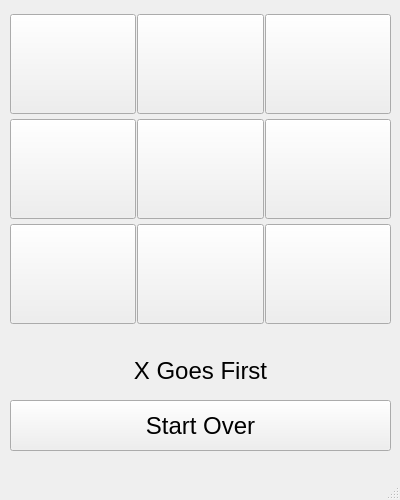
<?xml version="1.0" encoding="UTF-8"?>
<ui version="4.0">
 <class>MainWindow</class>
 <widget class="QMainWindow" name="MainWindow">
  <property name="geometry">
   <rect>
    <x>0</x>
    <y>0</y>
    <width>400</width>
    <height>500</height>
   </rect>
  </property>
  <property name="windowTitle">
   <string>MainWindow</string>
  </property>
  <widget class="QWidget" name="centralwidget">
   <widget class="QWidget" name="gridLayoutWidget">
    <property name="geometry">
     <rect>
      <x>10</x>
      <y>10</y>
      <width>381</width>
      <height>321</height>
     </rect>
    </property>
    <layout class="QGridLayout" name="gridLayout">
     <property name="spacing">
      <number>1</number>
     </property>
     <item row="0" column="0">
      <widget class="QPushButton" name="pushButton_1">
       <property name="sizePolicy">
        <sizepolicy hsizetype="Minimum" vsizetype="Fixed">
         <horstretch>100</horstretch>
         <verstretch>100</verstretch>
        </sizepolicy>
       </property>
       <property name="minimumSize">
        <size>
         <width>100</width>
         <height>100</height>
        </size>
       </property>
       <property name="font">
        <font>
         <pointsize>50</pointsize>
        </font>
       </property>
       <property name="text">
        <string/>
       </property>
      </widget>
     </item>
     <item row="2" column="0">
      <widget class="QPushButton" name="pushButton_3">
       <property name="sizePolicy">
        <sizepolicy hsizetype="Minimum" vsizetype="Fixed">
         <horstretch>100</horstretch>
         <verstretch>100</verstretch>
        </sizepolicy>
       </property>
       <property name="minimumSize">
        <size>
         <width>100</width>
         <height>100</height>
        </size>
       </property>
       <property name="font">
        <font>
         <pointsize>50</pointsize>
        </font>
       </property>
       <property name="text">
        <string/>
       </property>
      </widget>
     </item>
     <item row="0" column="1">
      <widget class="QPushButton" name="pushButton_4">
       <property name="sizePolicy">
        <sizepolicy hsizetype="Minimum" vsizetype="Fixed">
         <horstretch>100</horstretch>
         <verstretch>100</verstretch>
        </sizepolicy>
       </property>
       <property name="minimumSize">
        <size>
         <width>100</width>
         <height>100</height>
        </size>
       </property>
       <property name="font">
        <font>
         <pointsize>50</pointsize>
        </font>
       </property>
       <property name="text">
        <string/>
       </property>
      </widget>
     </item>
     <item row="1" column="1">
      <widget class="QPushButton" name="pushButton_5">
       <property name="sizePolicy">
        <sizepolicy hsizetype="Minimum" vsizetype="Fixed">
         <horstretch>100</horstretch>
         <verstretch>100</verstretch>
        </sizepolicy>
       </property>
       <property name="minimumSize">
        <size>
         <width>100</width>
         <height>100</height>
        </size>
       </property>
       <property name="font">
        <font>
         <pointsize>50</pointsize>
        </font>
       </property>
       <property name="text">
        <string/>
       </property>
      </widget>
     </item>
     <item row="1" column="0">
      <widget class="QPushButton" name="pushButton_2">
       <property name="sizePolicy">
        <sizepolicy hsizetype="Minimum" vsizetype="Fixed">
         <horstretch>100</horstretch>
         <verstretch>100</verstretch>
        </sizepolicy>
       </property>
       <property name="minimumSize">
        <size>
         <width>100</width>
         <height>100</height>
        </size>
       </property>
       <property name="font">
        <font>
         <pointsize>50</pointsize>
        </font>
       </property>
       <property name="text">
        <string/>
       </property>
      </widget>
     </item>
     <item row="2" column="1">
      <widget class="QPushButton" name="pushButton_6">
       <property name="sizePolicy">
        <sizepolicy hsizetype="Minimum" vsizetype="Fixed">
         <horstretch>100</horstretch>
         <verstretch>100</verstretch>
        </sizepolicy>
       </property>
       <property name="minimumSize">
        <size>
         <width>100</width>
         <height>100</height>
        </size>
       </property>
       <property name="font">
        <font>
         <pointsize>50</pointsize>
        </font>
       </property>
       <property name="text">
        <string/>
       </property>
      </widget>
     </item>
     <item row="0" column="2">
      <widget class="QPushButton" name="pushButton_7">
       <property name="sizePolicy">
        <sizepolicy hsizetype="Minimum" vsizetype="Fixed">
         <horstretch>100</horstretch>
         <verstretch>100</verstretch>
        </sizepolicy>
       </property>
       <property name="minimumSize">
        <size>
         <width>100</width>
         <height>100</height>
        </size>
       </property>
       <property name="font">
        <font>
         <pointsize>50</pointsize>
        </font>
       </property>
       <property name="text">
        <string/>
       </property>
      </widget>
     </item>
     <item row="1" column="2">
      <widget class="QPushButton" name="pushButton_8">
       <property name="sizePolicy">
        <sizepolicy hsizetype="Minimum" vsizetype="Fixed">
         <horstretch>100</horstretch>
         <verstretch>100</verstretch>
        </sizepolicy>
       </property>
       <property name="minimumSize">
        <size>
         <width>100</width>
         <height>100</height>
        </size>
       </property>
       <property name="font">
        <font>
         <pointsize>50</pointsize>
        </font>
       </property>
       <property name="text">
        <string/>
       </property>
      </widget>
     </item>
     <item row="2" column="2">
      <widget class="QPushButton" name="pushButton_9">
       <property name="sizePolicy">
        <sizepolicy hsizetype="Minimum" vsizetype="Fixed">
         <horstretch>100</horstretch>
         <verstretch>100</verstretch>
        </sizepolicy>
       </property>
       <property name="minimumSize">
        <size>
         <width>100</width>
         <height>100</height>
        </size>
       </property>
       <property name="font">
        <font>
         <pointsize>50</pointsize>
        </font>
       </property>
       <property name="text">
        <string/>
       </property>
      </widget>
     </item>
    </layout>
   </widget>
   <widget class="QPushButton" name="pushButton_10">
    <property name="geometry">
     <rect>
      <x>10</x>
      <y>400</y>
      <width>381</width>
      <height>51</height>
     </rect>
    </property>
    <property name="font">
     <font>
      <pointsize>18</pointsize>
     </font>
    </property>
    <property name="text">
     <string>Start Over</string>
    </property>
   </widget>
   <widget class="QLabel" name="label">
    <property name="geometry">
     <rect>
      <x>10</x>
      <y>350</y>
      <width>381</width>
      <height>41</height>
     </rect>
    </property>
    <property name="font">
     <font>
      <pointsize>18</pointsize>
     </font>
    </property>
    <property name="text">
     <string>X Goes First</string>
    </property>
    <property name="alignment">
     <set>Qt::AlignCenter</set>
    </property>
   </widget>
  </widget>
  <widget class="QMenuBar" name="menubar">
   <property name="geometry">
    <rect>
     <x>0</x>
     <y>0</y>
     <width>400</width>
     <height>21</height>
    </rect>
   </property>
  </widget>
  <widget class="QStatusBar" name="statusbar"/>
 </widget>
 <resources/>
 <connections/>
</ui>
